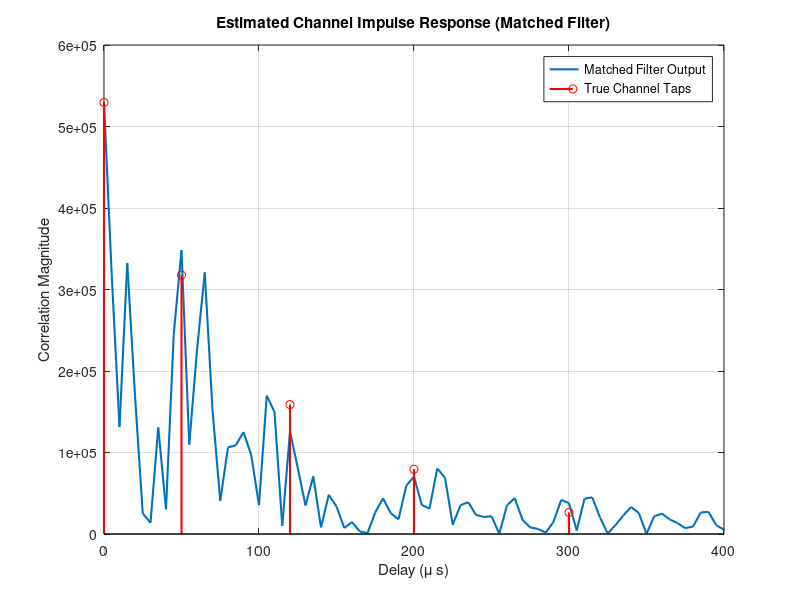
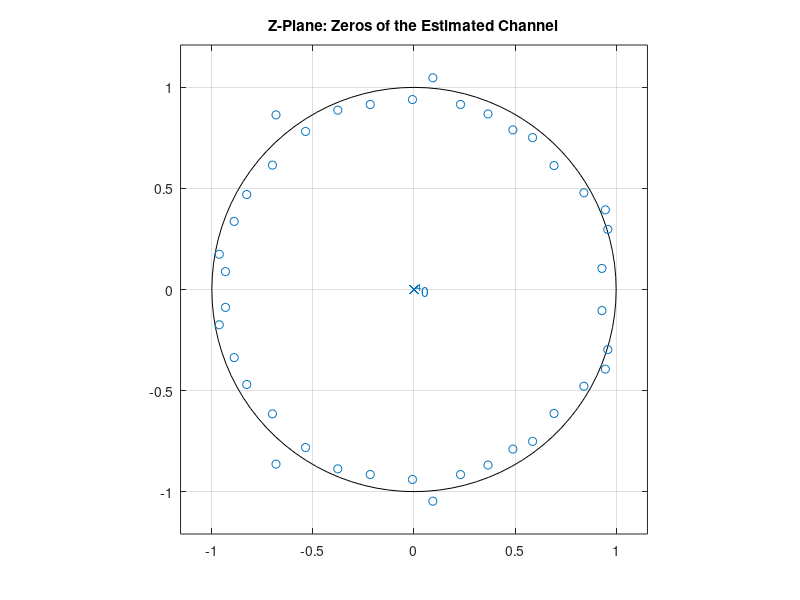

MATLAB code for these plots, in order:
function chirpFnc(RUN_MODE, recordedChirp_path)
% chirpFnc Runs the chirp generation, decoding, or simulation.
%
% Usage:
%   chirpFnc(1) - Generate Chirp (Save Tx .mat file)
%   chirpFnc(2) - Decode Chirp (Load recorded_chirp.mat & process)
%   chirpFnc(3) - Simulation (Pass through artificial channel & process)

    % Default to Simulation mode if no argument is provided
    if nargin < 1
        RUN_MODE = 3; 
    end

    % ==========================================
    % SYSTEM PARAMETERS
    % ==========================================
    T = 50e-3;          % duration of chirp [s]
    Fs = 200e3;         % sample frequency [Hz]
    t = (1/Fs:1/Fs: T)';
    f0 = 20000; %0.05*Fs;       % start frequency (10 kHz)
    f1 = 45000; %0.4*Fs;        % end frequency (80 kHz)
    V_peak = 10;        % Stretch for transmitter range [20Vpp]

    % Generate the signal
    y_ref = chirp(t, f0, T, f1, 'logarithmic');
    tx_signal = y_ref * V_peak;


    % ==========================================
    % MODE 1: GENERATE & SAVE ONLY
    % ==========================================
    if RUN_MODE == 1
        disp('--- MODE 1: GENERATING CHIRP ---');
        filename = 'Chirp_Tx.mat';
        y_scaled = tx_signal; 
        save(filename, 'y_scaled', 'Fs');
        disp(['Success: Chirp signal saved as ', filename]);
        
        % Verify visually
        figure;
        pspectrum(y_scaled, Fs, 'spectrogram', 'TimeResolution', 1e-3, ...
            'OverlapPercent', 99, 'Leakage', 0.85);
        title('Transmitted Signal Spectrogram');
        
        return; % Exits the function early
    end


    % ==========================================
    % MODE 2 & 3: SIGNAL SETUP
    % ==========================================
    has_true_taps = false; % Flag for plotting

    if RUN_MODE == 2
        disp('--- MODE 2: DECODING REAL CHANNEL ---');

        if nargin<2 || isempty(recordedChirp_path)
            disp('recorded chirp file not found. searching for default file');
            recordedChirp_path = 'chirp_recorded_result.mat';
        end
        
        % Load the recorded received signal
        if ~isfile(recordedChirp_path)
            error('%s not found in current directory.', recordedChirp_path);
        end
        rx_data = load(recordedChirp_path);
        
        % Dynamically grab the first variable inside recorded_chirp.mat 
        fields = fieldnames(rx_data);
        recorded_table = rx_data.(fields{1}); 

        if istable(recorded_table) || istimetable(recorded_table)
            if ismember('Dev5_ai0', recorded_table.Properties.VariableNames)
                rx_signal = recorded_table.Dev5_ai0;
                disp('Extracted data from channel Dev5_ai0');
            else
                error('Column: Dev5_ai0 was not found in the data table');
            end
        else
            rx_signal = recorded_table;
        end

        rx_signal = double(rx_signal(:));

    elseif RUN_MODE == 3
        disp('--- MODE 3: SIMULATION ---');
        
        %Create the 5-Tap Decaying Channel
        tap_delays = [0, 50, 120, 200, 300]; 
        tap_delays_samples = round(tap_delays * 1e-6 * Fs);
        tap_amps = [1.0, 0.6, 0.3, 0.15, 0.05];
        
        channel_length = max(tap_delays_samples) + 1;
        h_true = zeros(channel_length, 1);
        h_true(tap_delays_samples + 1) = tap_amps; 
        
        % 2. Pass signal through channel and add noise
        rx_signal = filter(h_true, 1, tx_signal);
        rx_signal = awgn(rx_signal, 20, 'measured'); 
        
        has_true_taps = true; % Tell the plotting section to draw the red stems
    end


    % ==========================================
    % UNIFIED DECODE & PROCESSING (Runs for Mode 2 & 3)
    % ==========================================

    %Matched Filter (Cross-Correlation)
    [corr_out, lags] = xcorr(rx_signal, tx_signal); %for decode mode tx_signal = the original clean chirp

    % Convert lags to microseconds and keep only positive delays
    time_lags_us = (lags / Fs) * 1e6;
    positive_idx = find(lags >= 0);
    corr_positive = corr_out(positive_idx);
    time_positive_us = time_lags_us(positive_idx);

    % Visualization: Impulse Response
    figure;
    plot(time_positive_us, abs(corr_positive), 'LineWidth', 1.5);
    hold on;

    if has_true_taps
        % Overlay true taps for simulation mode
        stem(tap_delays, tap_amps * max(abs(corr_positive)), 'r', 'LineWidth', 1.5);
        legend('Matched Filter Output', 'True Channel Taps');
    else
        legend('Matched Filter Output');
    end

    xlim([0 400]); 
    title('Estimated Channel Impulse Response (Matched Filter)');
    xlabel('Delay (\mu s)');
    ylabel('Correlation Magnitude');
    grid on;

    %Extract Peaks (Taps)
    threshold = 0.1 * max(abs(corr_positive)); 
    min_dist_samples = round(14e-6 * Fs); % Based on 70kHz BW resolution

    [peak_amps, peak_locs] = findpeaks(abs(corr_positive), ...
        'MinPeakHeight', threshold, 'MinPeakDistance', min_dist_samples);

    % Normalize delays (n=0 for first arrival)
    delay_samples = peak_locs - peak_locs(1);

    % Build discrete polynomial
    max_delay = max(delay_samples);
    h_discrete = zeros(max_delay + 1, 1);
    h_discrete(delay_samples + 1) = peak_amps; 

    %Visualization: Z-Plane
    figure;
    % Transpose h_discrete to a row vector to find roots correctly
    zplane(h_discrete', 1); 
    title('Z-Plane: Zeros of the Estimated Channel');

end
